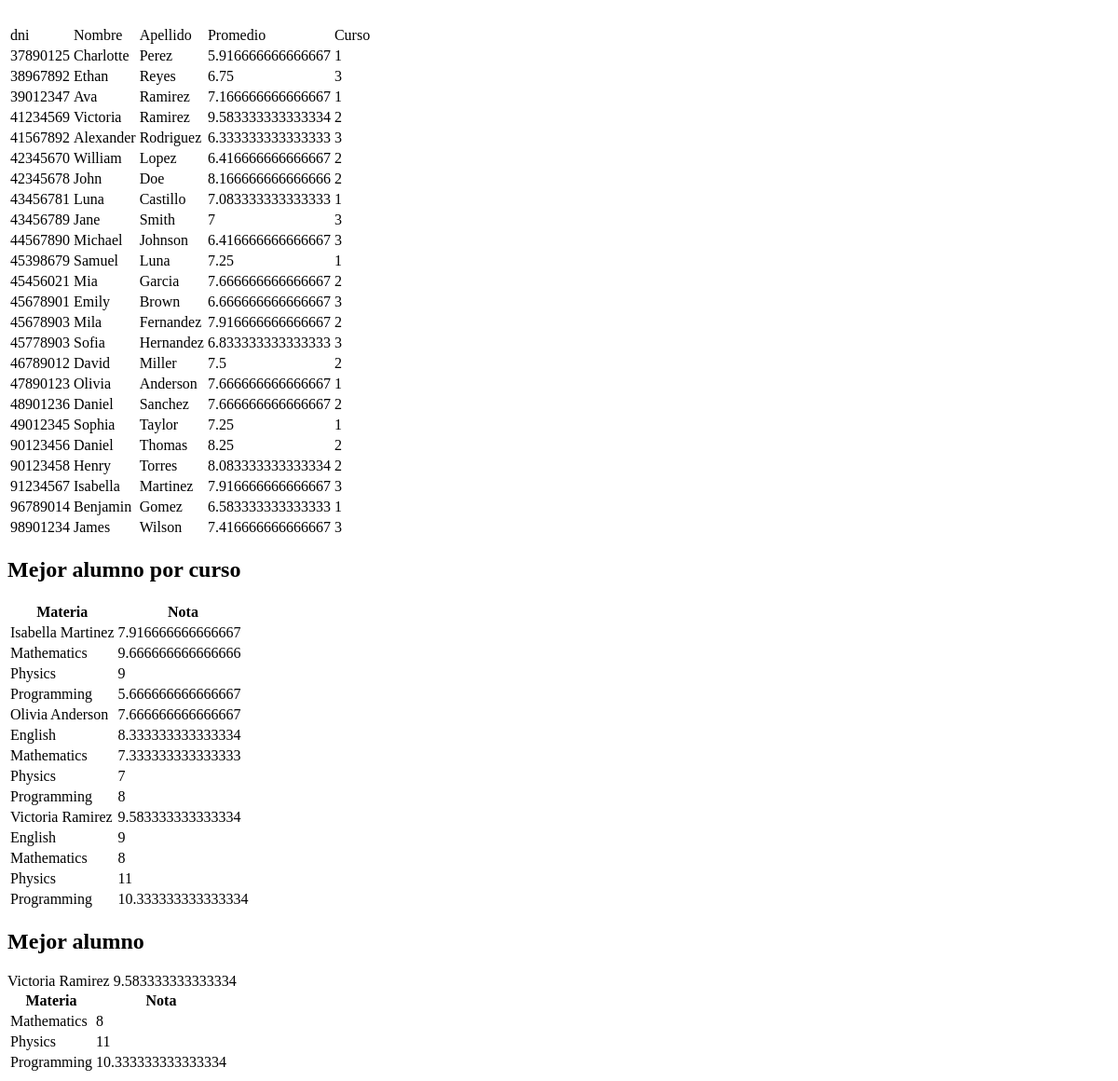
The app's page /SolicitudDeCurso.php, older data.
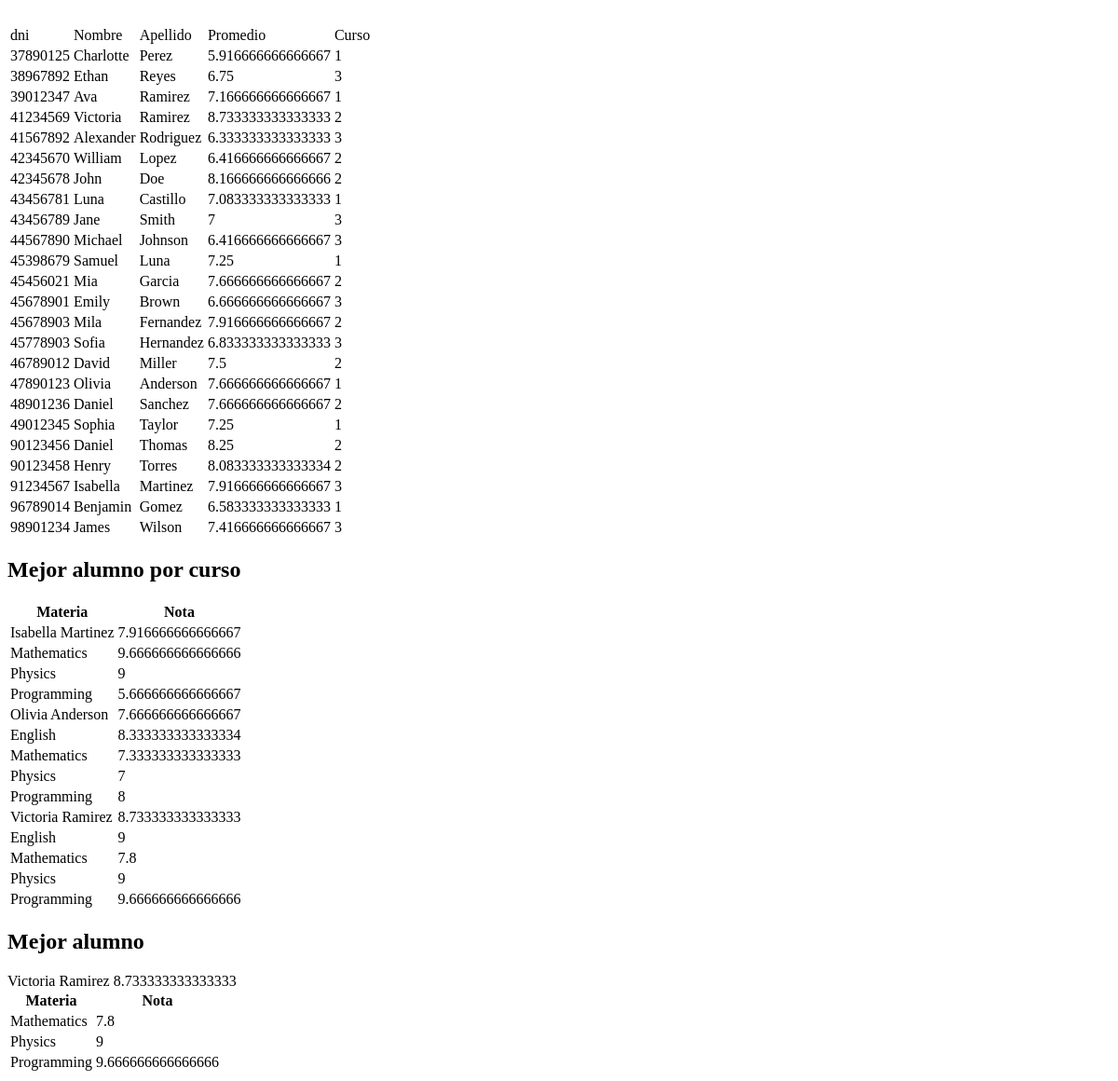
The same page, newer data.
### tables this page shows
CREATE TABLE `alumn` (
  `dni` varchar(9) NOT NULL,
  `name` varchar(128) DEFAULT NULL,
  `surname` varchar(128) DEFAULT NULL,
  `average` double DEFAULT 0,
  `image` varchar(2048) DEFAULT NULL,
  `course` int(11) DEFAULT NULL
);

### SolicitudDeCurso.php (the view, shortened to what this page needs)
<?php
    include("conexion.php");
?>
<!DOCTYPE html>
<html lang="en">
<head>
</head>
<body>
    <header>
        <div class="imagen">
            <div class="img1">
            </div>
        </div>
            <div class="tabla">
                <table>
                    <tr>
                        <td>dni</td>
                        <td>Nombre</td>
                        <td>Apellido</td>
                        <td>Promedio</td>
                        <td>Curso</td>
                    </tr>
                    <?php
                    $consultaAlumno="SELECT dni,name,surname,average,course FROM alumn";
                    $result=mysqli_query($conexion,$consultaAlumno);
                    while($mostrar=mysqli_fetch_array($result)){
                    ?>
                    <tr>
                        <td> <?php echo $mostrar['dni']?> </td>
                        <td> <?php echo $mostrar['name']?> </td>
                        <td> <?php echo $mostrar['surname']?> </td>
                        <td> <?php echo $mostrar['average']?> </td>
                        <td> <?php echo $mostrar['course']?> </td>
                    </tr>
                    <?php
                    }
                    ?>
                </table>
            </div>
    </header>
    <section>
        <h2>Mejor alumno por curso</h2>
        <div class="materias">
            <table>
                <thead>
                    <th>Materia</th>
                    <th>Nota</th>
                </thead>
                <tbody>
                <?php
                $consulta="SELECT s.name AS subject_name,
                AVG(n.note) AS average_note,
                a.name AS student_name,
                a.surname AS student_surname,
                a.dni AS student_dni,
                a.average AS student_average
                FROM subject s
                JOIN notes n ON s.id = n.subjectId
                JOIN alumn a ON n.alumnId = a.dni
                JOIN (
                    SELECT course, MAX(average) AS max_average
                    FROM alumn
                    GROUP BY course
                ) sub ON a.course = sub.course AND a.average = sub.max_average
                GROUP BY a.name, a.surname, a.dni, s.name, a.average;
                ";
                $result2=mysqli_query($conexion, $consulta);
                ?>
                <?php
                $prevName = "";
                while($mostrar2=mysqli_fetch_array($result2)){
                ?>
                <?php if($mostrar2['student_name'] != $prevName) echo '<tr><td>'.$mostrar2['student_name'].' '.$mostrar2['student_surname'].'</td>  <td>'.$mostrar2['student_average'].'</td></tr>'; $prevName=$mostrar2['student_name'] ?>
                <tr>
                    <td><?php echo $mostrar2['subject_name'] ?></td>
                    <td><?php echo $mostrar2['average_note'] ?></td>
                </tr>
                <?php
                }
                ?>
                </tbody>
            </table>
        </div>
    </section>
    <section>
        <h2>Mejor alumno</h2>
        <div class="materias">
            <table>
                <thead>
                    <th>Materia</th>
                    <th>Nota</th>
                </thead>
                <tbody>
                <?php
                $consulta="SELECT subject.name AS subject_name,
                AVG(notes.note) AS average_note,
                alumn.name AS student_name,
                alumn.surname AS student_surname,
                alumn.dni AS student_dni,
                alumn.average AS student_average
                FROM subject
                JOIN notes ON subject.id = notes.subjectId
                JOIN alumn ON notes.alumnId = alumn.dni
                WHERE alumn.dni = (
                    SELECT dni
                    FROM alumn
                    ORDER BY average DESC
                    LIMIT 1
                )
                GROUP BY subject.name, alumn.name, alumn.surname, alumn.dni;
                ";
                $result2=mysqli_query($conexion, $consulta);
                ?>
                <?php
                while($mostrar2=mysqli_fetch_array($result2)){
                ?>
                <tr>
                    <td><?php echo $mostrar2['subject_name'] ?></td>
                    <td><?php echo $mostrar2['average_note'] ?></td>
                </tr>
                <?php
                }
                ?>
                </tbody>
            </table>
        </div>
    </section>
</body>
</html>

Row changes from the older to the newer data that the page shows:
changed alumn "Victoria": average "9.583333333333334" → "8.733333333333333"; average_note "8" → "7.8"; average_note "11" → "9"; average_note "10.333333333333334" → "9.666666666666666"
Text that changed along with them:
text written by a page script: "Victoria Ramirez 9.583333333333334" → "Victoria Ramirez 8.733333333333333"
